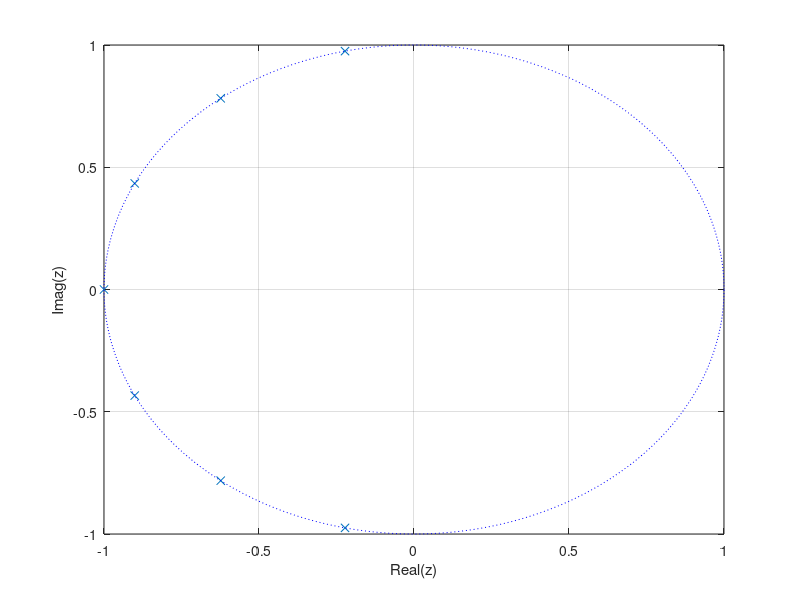
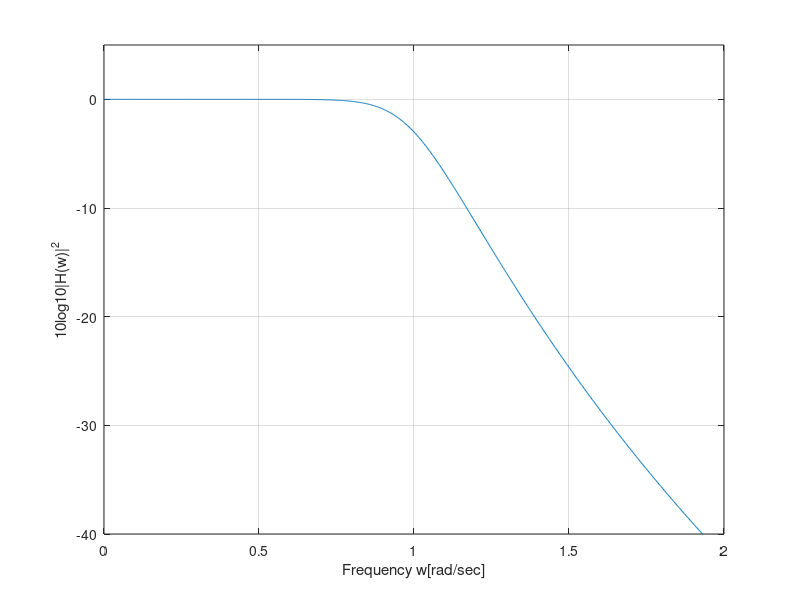

These charts were generated, in order, by the following MATLAB code: (Note: this script raises an error after producing the figures.)
clear;
clc;

[z p k] = buttap(7);
[b, a] = zp2tf(z,p,k);

t = linspace(0, 2*pi, 1000);
x = cos(t);
y = sin(t);
% 원을 그리는 함수

figure(1)
plot(real(p), imag(p),'x',real(z),imag(z),'o', x,y,':b','MarkerSize',20);
grid on;
xlabel('Real(z)');
ylabel('Imag(z)');
axis([-1 1 -1 1]);

w = linspace(0,2,1000);
[b, a] = zp2tf(z,p,k);
h = freqs(b,a,w);

figure(2)
plot(w, 10*log10(abs(h).^2));
grid on;
ylabel('10log10|H(w)|^2');
xlabel('Frequency w[rad/sec]');
axis([0 2 -40 5]);

w = linspace(0, 5000, 5001);
[bt, at] = lp2lp(b, a, 300);
H = freqs(bt, at, w);

figure(3)
plot(10*log10(abs(H).^2));
grid on;
hold on;

w = linspace(0, 5000, 5001);
[bt, at] = lp2bp(b, a, 1300/2, 700);
H = freqs(bt, at, w);

plot(10*log10(abs(H).^2));

w = linspace(0, 5000, 5001);
[bt, at] = lp2bp(b, a, 3000/2, 1000);
H = freqs(bt, at, w);

plot(10*log10(abs(H).^2));

w = linspace(0, 5000, 5001);
[bt, at] = lp2bp(b, a, 6000/2, 2000);
H = freqs(bt, at, w);

plot(10*log10(abs(H).^2));

w = linspace(0, 5000, 5001);
[bt, at] = lp2hp(b, a, 4000);
H = freqs(bt, at, w);

plot(10*log10(abs(H).^2));
axis([0 5000 -30 10]);
legend('Filter1, LPF', 'Filter2, BPF', 'Filter3, BPF', 'Filter4, BPF', 'Filter5, HPF');